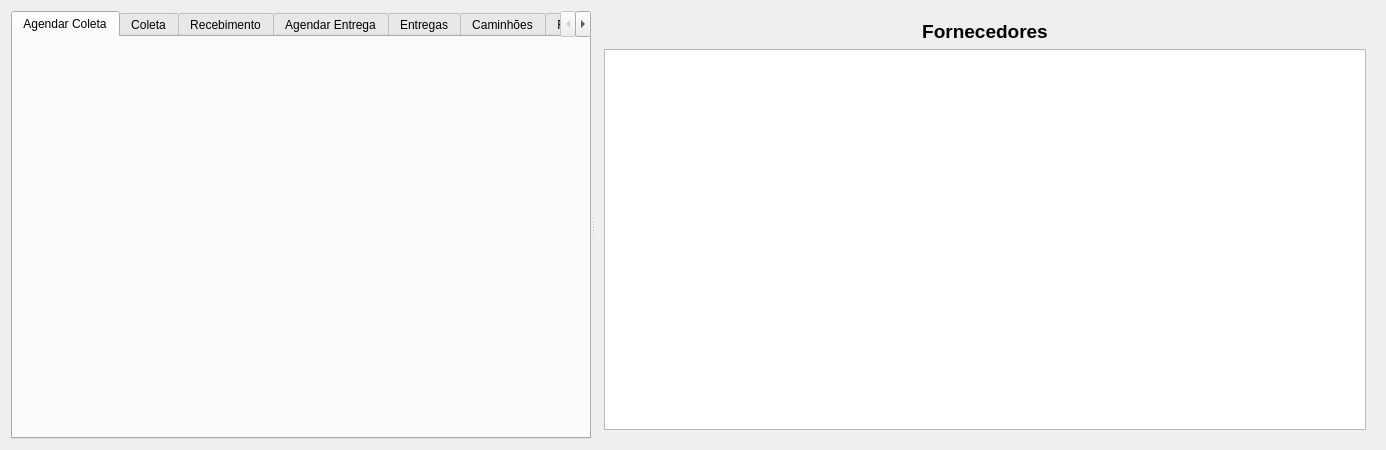
<?xml version="1.0" encoding="UTF-8"?>
<ui version="4.0">
 <class>WidgetLogistica</class>
 <widget class="QWidget" name="WidgetLogistica">
  <property name="enabled">
   <bool>true</bool>
  </property>
  <property name="geometry">
   <rect>
    <x>0</x>
    <y>0</y>
    <width>1386</width>
    <height>450</height>
   </rect>
  </property>
  <property name="windowTitle">
   <string>Form</string>
  </property>
  <layout class="QGridLayout" name="gridLayout">
   <item row="0" column="0">
    <widget class="QSplitter" name="splitter">
     <property name="orientation">
      <enum>Qt::Horizontal</enum>
     </property>
     <widget class="QTabWidget" name="tabWidgetLogistica">
      <property name="currentIndex">
       <number>0</number>
      </property>
      <widget class="QWidget" name="tabAgendarColeta">
       <attribute name="title">
        <string>Agendar Coleta</string>
       </attribute>
       <layout class="QVBoxLayout" name="verticalLayout">
        <property name="spacing">
         <number>0</number>
        </property>
        <property name="leftMargin">
         <number>0</number>
        </property>
        <property name="topMargin">
         <number>0</number>
        </property>
        <property name="rightMargin">
         <number>0</number>
        </property>
        <property name="bottomMargin">
         <number>0</number>
        </property>
        <item>
         <widget class="WidgetLogisticaAgendarColeta" name="widgetAgendarColeta" native="true"/>
        </item>
       </layout>
      </widget>
      <widget class="QWidget" name="tabColeta">
       <attribute name="title">
        <string>Coleta</string>
       </attribute>
       <layout class="QGridLayout" name="gridLayout_4">
        <property name="leftMargin">
         <number>0</number>
        </property>
        <property name="topMargin">
         <number>0</number>
        </property>
        <property name="rightMargin">
         <number>0</number>
        </property>
        <property name="bottomMargin">
         <number>0</number>
        </property>
        <property name="spacing">
         <number>0</number>
        </property>
        <item row="0" column="0">
         <widget class="WidgetLogisticaColeta" name="widgetColeta" native="true"/>
        </item>
       </layout>
      </widget>
      <widget class="QWidget" name="tabRecebimento">
       <attribute name="title">
        <string>Recebimento</string>
       </attribute>
       <layout class="QGridLayout" name="gridLayout_28">
        <property name="leftMargin">
         <number>0</number>
        </property>
        <property name="topMargin">
         <number>0</number>
        </property>
        <property name="rightMargin">
         <number>0</number>
        </property>
        <property name="bottomMargin">
         <number>0</number>
        </property>
        <property name="spacing">
         <number>0</number>
        </property>
        <item row="0" column="0">
         <widget class="WidgetLogisticaRecebimento" name="widgetRecebimento" native="true"/>
        </item>
       </layout>
      </widget>
      <widget class="QWidget" name="tabAgendarEntrega">
       <attribute name="title">
        <string>Agendar Entrega</string>
       </attribute>
       <layout class="QGridLayout" name="gridLayout_2">
        <property name="leftMargin">
         <number>0</number>
        </property>
        <property name="topMargin">
         <number>0</number>
        </property>
        <property name="rightMargin">
         <number>0</number>
        </property>
        <property name="bottomMargin">
         <number>0</number>
        </property>
        <property name="spacing">
         <number>0</number>
        </property>
        <item row="0" column="0">
         <widget class="WidgetLogisticaAgendarEntrega" name="widgetAgendaEntrega" native="true"/>
        </item>
       </layout>
      </widget>
      <widget class="QWidget" name="tabEntregas">
       <attribute name="title">
        <string>Entregas</string>
       </attribute>
       <layout class="QGridLayout" name="gridLayout_27">
        <property name="leftMargin">
         <number>0</number>
        </property>
        <property name="topMargin">
         <number>0</number>
        </property>
        <property name="rightMargin">
         <number>0</number>
        </property>
        <property name="bottomMargin">
         <number>0</number>
        </property>
        <property name="spacing">
         <number>0</number>
        </property>
        <item row="0" column="0">
         <widget class="WidgetLogisticaEntregas" name="widgetCalendarioEntrega" native="true"/>
        </item>
       </layout>
      </widget>
      <widget class="QWidget" name="tabCaminhoes">
       <attribute name="title">
        <string>Caminhões</string>
       </attribute>
       <layout class="QGridLayout" name="gridLayout_6">
        <property name="leftMargin">
         <number>0</number>
        </property>
        <property name="topMargin">
         <number>0</number>
        </property>
        <property name="rightMargin">
         <number>0</number>
        </property>
        <property name="bottomMargin">
         <number>0</number>
        </property>
        <property name="spacing">
         <number>0</number>
        </property>
        <item row="0" column="0">
         <widget class="WidgetLogisticaCaminhao" name="widgetCaminhao" native="true"/>
        </item>
       </layout>
      </widget>
      <widget class="QWidget" name="tabRepresentacao">
       <attribute name="title">
        <string>Representação</string>
       </attribute>
       <layout class="QGridLayout" name="gridLayout_3">
        <property name="leftMargin">
         <number>0</number>
        </property>
        <property name="topMargin">
         <number>0</number>
        </property>
        <property name="rightMargin">
         <number>0</number>
        </property>
        <property name="bottomMargin">
         <number>0</number>
        </property>
        <property name="spacing">
         <number>0</number>
        </property>
        <item row="0" column="0">
         <widget class="WidgetLogisticaRepresentacao" name="widgetRepresentacao" native="true"/>
        </item>
       </layout>
      </widget>
      <widget class="QWidget" name="tabEntregues">
       <attribute name="title">
        <string>Entregues</string>
       </attribute>
       <layout class="QGridLayout" name="gridLayout_5">
        <property name="leftMargin">
         <number>0</number>
        </property>
        <property name="topMargin">
         <number>0</number>
        </property>
        <property name="rightMargin">
         <number>0</number>
        </property>
        <property name="bottomMargin">
         <number>0</number>
        </property>
        <property name="spacing">
         <number>0</number>
        </property>
        <item row="0" column="0">
         <widget class="WidgetLogisticaEntregues" name="widgetEntregues" native="true"/>
        </item>
       </layout>
      </widget>
      <widget class="QWidget" name="tabCalendario">
       <attribute name="title">
        <string>Calendário</string>
       </attribute>
       <layout class="QGridLayout" name="gridLayout_7">
        <property name="leftMargin">
         <number>0</number>
        </property>
        <property name="topMargin">
         <number>0</number>
        </property>
        <property name="rightMargin">
         <number>0</number>
        </property>
        <property name="bottomMargin">
         <number>0</number>
        </property>
        <property name="spacing">
         <number>0</number>
        </property>
        <item row="0" column="0">
         <widget class="WidgetLogisticaCalendario" name="widgetCalendario" native="true"/>
        </item>
       </layout>
      </widget>
      <widget class="QWidget" name="tab">
       <attribute name="title">
        <string>Devolução</string>
       </attribute>
       <layout class="QGridLayout" name="gridLayout_8">
        <item row="0" column="0">
         <widget class="WidgetDevolucao" name="widgetDevolucao" native="true"/>
        </item>
       </layout>
      </widget>
     </widget>
     <widget class="QFrame" name="frameForn">
      <layout class="QGridLayout" name="gridLayout_34">
       <item row="0" column="0">
        <layout class="QHBoxLayout" name="horizontalLayout_3">
         <item>
          <widget class="QLabel" name="labelCompras_11">
           <property name="font">
            <font>
             <pointsize>14</pointsize>
             <weight>75</weight>
             <bold>true</bold>
            </font>
           </property>
           <property name="text">
            <string>Fornecedores</string>
           </property>
           <property name="alignment">
            <set>Qt::AlignCenter</set>
           </property>
          </widget>
         </item>
        </layout>
       </item>
       <item row="1" column="0">
        <widget class="TableView" name="tableForn">
         <property name="sizePolicy">
          <sizepolicy hsizetype="Preferred" vsizetype="Expanding">
           <horstretch>0</horstretch>
           <verstretch>0</verstretch>
          </sizepolicy>
         </property>
         <property name="editTriggers">
          <set>QAbstractItemView::NoEditTriggers</set>
         </property>
         <property name="alternatingRowColors">
          <bool>true</bool>
         </property>
         <property name="selectionBehavior">
          <enum>QAbstractItemView::SelectRows</enum>
         </property>
        </widget>
       </item>
      </layout>
     </widget>
    </widget>
   </item>
  </layout>
 </widget>
 <customwidgets>
  <customwidget>
   <class>TableView</class>
   <extends>QTableView</extends>
   <header>src/tableview.h</header>
  </customwidget>
  <customwidget>
   <class>WidgetLogisticaRecebimento</class>
   <extends>QWidget</extends>
   <header>src/widgetlogisticarecebimento.h</header>
   <container>1</container>
  </customwidget>
  <customwidget>
   <class>WidgetLogisticaAgendarEntrega</class>
   <extends>QWidget</extends>
   <header>src/widgetlogisticaagendarentrega.h</header>
   <container>1</container>
  </customwidget>
  <customwidget>
   <class>WidgetLogisticaRepresentacao</class>
   <extends>QWidget</extends>
   <header>src/widgetlogisticarepresentacao.h</header>
   <container>1</container>
  </customwidget>
  <customwidget>
   <class>WidgetLogisticaAgendarColeta</class>
   <extends>QWidget</extends>
   <header>src/widgetlogisticaagendarcoleta.h</header>
   <container>1</container>
  </customwidget>
  <customwidget>
   <class>WidgetLogisticaEntregas</class>
   <extends>QWidget</extends>
   <header>src/widgetlogisticaentregas.h</header>
   <container>1</container>
  </customwidget>
  <customwidget>
   <class>WidgetLogisticaColeta</class>
   <extends>QWidget</extends>
   <header>src/widgetlogisticacoleta.h</header>
   <container>1</container>
  </customwidget>
  <customwidget>
   <class>WidgetLogisticaCaminhao</class>
   <extends>QWidget</extends>
   <header>src/widgetlogisticacaminhao.h</header>
   <container>1</container>
  </customwidget>
  <customwidget>
   <class>WidgetLogisticaEntregues</class>
   <extends>QWidget</extends>
   <header>src/widgetlogisticaentregues.h</header>
   <container>1</container>
  </customwidget>
  <customwidget>
   <class>WidgetLogisticaCalendario</class>
   <extends>QWidget</extends>
   <header>src/widgetlogisticacalendario.h</header>
   <container>1</container>
  </customwidget>
  <customwidget>
   <class>WidgetDevolucao</class>
   <extends>QWidget</extends>
   <header>src/widgetdevolucao.h</header>
   <container>1</container>
  </customwidget>
 </customwidgets>
 <resources/>
 <connections/>
</ui>
